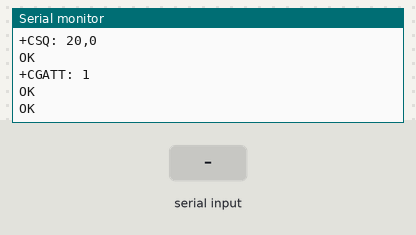
This sketch was run on a simulated Arduino Uno, built with avr-gcc and run on an emulated ATmega328P. Parts: the last lines printed to the serial monitor. The test bench sets the inputs (shaded band). Random numbers use the default seed unless the sketch sets one; the modem accepts every AT command (registered, SIM ready, sends succeed) and sends nothing else.

Above: at 2.2 s.
2.3 s: "1" received over the second serial link
At 5.6 s:
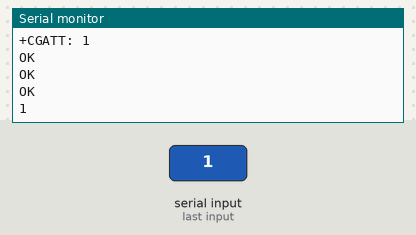
5.8 s: "0" received over the second serial link
7.3 s: "2" received over the second serial link
At 9.3 s:
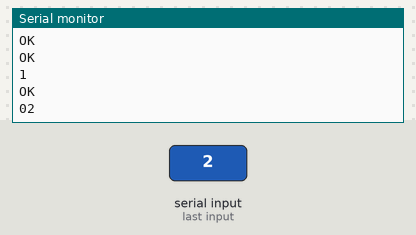

The sketch:

SIM800L_Server.ino
```cpp
#include <SoftwareSerial.h>

SoftwareSerial SIM800(2, 3); // RX | TX
// Connect the SIM800L TX to Arduino pin 2 RX.
// Connect the SIM800L RX to Arduino pin 3 TX.

float suhu=24.6;
float kelembaban=90;
float MoM=5;

void setup()
{
    // start th serial communication with the host computer
    Serial.begin(9600);
    while(!Serial);
    Serial.println("Arduino with SIM is ready");

    SIM800.begin(9600);
    Serial.println("SIM started at 9600");
    delay(1000);
    Serial.println("Setup Complete! SIM is Ready!");
}

void loop() {
  kirimData();

}

void ShowSerialData()
{
  while(SIM800.available()!=0)
    Serial.write(char (SIM800.read()));
}

void kirimData()
{
  SIM800.println("AT+CSQ"); // Mengecek Kualitas Sinyal
  ShowSerialData();

  SIM800.println("AT+CGATT?"); //Melihat Support tidaknya GPRS
  delay(100);
  ShowSerialData();

  SIM800.println("AT+SAPBR=3,1,\"CONTYPE\",\"GPRS\"");
  delay(1000);
  ShowSerialData();

  SIM800.println("AT+CIPSTATUS");
  delay(3000);
  ShowSerialData();

  SIM800.println("AT+SAPBR=3,1,\"APN\",\"internet\"");
  delay(3000);
  ShowSerialData();

  SIM800.println("AT+SAPBR=1,1");
  delay(20000);
  ShowSerialData();

  SIM800.println("AT+HTTPINIT"); //Persiapan HTTP request
  delay(1000);
  ShowSerialData();

  //pengiriman data ke alamat URL web server
  SIM800.print("AT+HTTPPARA=\"URL\",\"http://ulindev.com/project/tes/dataku.php?nilai=");
  delay(100);
  SIM800.println(random(0,100));
  delay(2000);
  ShowSerialData();

  SIM800.println("AT+HTTPACTION=0"); //submit request
  delay(5000);
  ShowSerialData();

  SIM800.println("");
  delay(100);

  SIM800.println("AT+HTTPREAD");//baca data dari website yang diakses
  delay(300);
  ShowSerialData();
}
```

Measured:
- after the input at 2.3 s, the serial monitor: prints a new line after 2.9 s (image 1)
- after the input at 7.3 s, the serial monitor: prints a new line after 0.91 s (image 2)
